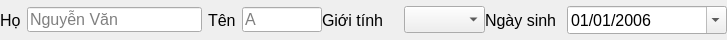
                     <widget class="QWidget" name="widget_46" native="true">
                      <property name="maximumSize">
                       <size>
                        <width>16777215</width>
                        <height>40</height>
                       </size>
                      </property>
                      <layout class="QHBoxLayout" name="horizontalLayout_31">
                       <property name="spacing">
                        <number>0</number>
                       </property>
                       <property name="leftMargin">
                        <number>0</number>
                       </property>
                       <property name="topMargin">
                        <number>0</number>
                       </property>
                       <property name="rightMargin">
                        <number>0</number>
                       </property>
                       <property name="bottomMargin">
                        <number>0</number>
                       </property>
                       <item>
                        <widget class="QWidget" name="widget_47" native="true">
                         <layout class="QHBoxLayout" name="horizontalLayout_32">
                          <property name="spacing">
                           <number>6</number>
                          </property>
                          <property name="leftMargin">
                           <number>0</number>
                          </property>
                          <property name="topMargin">
                           <number>0</number>
                          </property>
                          <property name="rightMargin">
                           <number>0</number>
                          </property>
                          <property name="bottomMargin">
                           <number>0</number>
                          </property>
                          <item>
                           <widget class="QLabel" name="label_31">
                            <property name="maximumSize">
                             <size>
                              <width>30</width>
                              <height>16777215</height>
                             </size>
                            </property>
                            <property name="font">
                             <font>
                              <pointsize>12</pointsize>
                             </font>
                            </property>
                            <property name="text">
                             <string>Họ</string>
                            </property>
                           </widget>
                          </item>
                          <item>
                           <widget class="QLineEdit" name="firstName">
                            <property name="minimumSize">
                             <size>
                              <width>175</width>
                              <height>25</height>
                             </size>
                            </property>
                            <property name="maximumSize">
                             <size>
                              <width>175</width>
                              <height>25</height>
                             </size>
                            </property>
                            <property name="font">
                             <font>
                              <pointsize>12</pointsize>
                             </font>
                            </property>
                            <property name="cursor">
                             <cursorShape>IBeamCursor</cursorShape>
                            </property>
                            <property name="mouseTracking">
                             <bool>true</bool>
                            </property>
                            <property name="focusPolicy">
                             <enum>Qt::FocusPolicy::StrongFocus</enum>
                            </property>
                            <property name="maxLength">
                             <number>50</number>
                            </property>
                            <property name="echoMode">
                             <enum>QLineEdit::EchoMode::Normal</enum>
                            </property>
                            <property name="readOnly">
                             <bool>false</bool>
                            </property>
                            <property name="placeholderText">
                             <string>Nguyễn Văn</string>
                            </property>
                           </widget>
                          </item>
                          <item>
                           <widget class="QLabel" name="label_32">
                            <property name="maximumSize">
                             <size>
                              <width>30</width>
                              <height>16777215</height>
                             </size>
                            </property>
                            <property name="font">
                             <font>
                              <pointsize>12</pointsize>
                             </font>
                            </property>
                            <property name="text">
                             <string>Tên</string>
                            </property>
                           </widget>
                          </item>
                          <item>
                           <widget class="QLineEdit" name="lastName">
                            <property name="minimumSize">
                             <size>
                              <width>80</width>
                              <height>25</height>
                             </size>
                            </property>
                            <property name="maximumSize">
                             <size>
                              <width>80</width>
                              <height>25</height>
                             </size>
                            </property>
                            <property name="font">
                             <font>
                              <pointsize>12</pointsize>
                             </font>
                            </property>
                            <property name="cursor">
                             <cursorShape>IBeamCursor</cursorShape>
                            </property>
                            <property name="mouseTracking">
                             <bool>true</bool>
                            </property>
                            <property name="focusPolicy">
                             <enum>Qt::FocusPolicy::StrongFocus</enum>
                            </property>
                            <property name="maxLength">
                             <number>20</number>
                            </property>
                            <property name="echoMode">
                             <enum>QLineEdit::EchoMode::Normal</enum>
                            </property>
                            <property name="readOnly">
                             <bool>false</bool>
                            </property>
                            <property name="placeholderText">
                             <string>A</string>
                            </property>
                           </widget>
                          </item>
                         </layout>
                        </widget>
                       </item>
                       <item>
                        <widget class="QWidget" name="widget_48" native="true">
                         <property name="minimumSize">
                          <size>
                           <width>405</width>
                           <height>0</height>
                          </size>
                         </property>
                         <property name="cursor">
                          <cursorShape>ArrowCursor</cursorShape>
                         </property>
                         <property name="styleSheet">
                          <string notr="true">QComboBox {
	background-color: ;
}</string>
                         </property>
                         <layout class="QHBoxLayout" name="horizontalLayout_33">
                          <property name="spacing">
                           <number>0</number>
                          </property>
                          <property name="leftMargin">
                           <number>0</number>
                          </property>
                          <property name="topMargin">
                           <number>0</number>
                          </property>
                          <property name="rightMargin">
                           <number>0</number>
                          </property>
                          <property name="bottomMargin">
                           <number>0</number>
                          </property>
                          <item>
                           <widget class="QLabel" name="label_33">
                            <property name="minimumSize">
                             <size>
                              <width>0</width>
                              <height>0</height>
                             </size>
                            </property>
                            <property name="font">
                             <font>
                              <pointsize>12</pointsize>
                             </font>
                            </property>
                            <property name="text">
                             <string>Giới tính</string>
                            </property>
                           </widget>
                          </item>
                          <item>
                           <widget class="QComboBox" name="sexual">
                            <property name="enabled">
                             <bool>true</bool>
                            </property>
                            <property name="minimumSize">
                             <size>
                              <width>75</width>
                              <height>0</height>
                             </size>
                            </property>
                            <property name="font">
                             <font>
                              <pointsize>12</pointsize>
                             </font>
                            </property>
                            <property name="cursor">
                             <cursorShape>ArrowCursor</cursorShape>
                            </property>
                            <property name="mouseTracking">
                             <bool>false</bool>
                            </property>
                            <property name="tabletTracking">
                             <bool>true</bool>
                            </property>
                            <property name="focusPolicy">
                             <enum>Qt::FocusPolicy::WheelFocus</enum>
                            </property>
                            <property name="acceptDrops">
                             <bool>false</bool>
                            </property>
                            <property name="editable">
                             <bool>false</bool>
                            </property>
                            <property name="iconSize">
                             <size>
                              <width>0</width>
                              <height>0</height>
                             </size>
                            </property>
                            <item>
                             <property name="text">
                              <string />
                             </property>
                            </item>
                            <item>
                             <property name="text">
                              <string>Nam</string>
                             </property>
                            </item>
                            <item>
                             <property name="text">
                              <string>Nữ</string>
                             </property>
                            </item>
                            <item>
                             <property name="text">
                              <string>Khác</string>
                             </property>
                            </item>
                           </widget>
                          </item>
                          <item>
                           <widget class="QLabel" name="label_39">
                            <property name="font">
                             <font>
                              <pointsize>12</pointsize>
                             </font>
                            </property>
                            <property name="text">
                             <string>Ngày sinh</string>
                            </property>
                           </widget>
                          </item>
                          <item>
                           <widget class="QDateEdit" name="dateOfBirth">
                            <property name="minimumSize">
                             <size>
                              <width>160</width>
                              <height>0</height>
                             </size>
                            </property>
                            <property name="font">
                             <font>
                              <pointsize>12</pointsize>
                             </font>
                            </property>
                            <property name="cursor">
                             <cursorShape>ArrowCursor</cursorShape>
                            </property>
                            <property name="buttonSymbols">
                             <enum>QAbstractSpinBox::ButtonSymbols::NoButtons</enum>
                            </property>
                            <property name="displayFormat">
                             <string>dd/MM/yyyy</string>
                            </property>
                            <property name="calendarPopup">
                             <bool>true</bool>
                            </property>
                            <property name="currentSectionIndex">
                             <number>0</number>
                            </property>
                            <property name="timeSpec">
                             <enum>Qt::TimeSpec::UTC</enum>
                            </property>
                            <property name="date">
                             <date>
                              <year>2006</year>
                              <month>1</month>
                              <day>1</day>
                             </date>
                            </property>
                           </widget>
                          </item>
                         </layout>
                        </widget>
                       </item>
                      </layout>
                     </widget>
